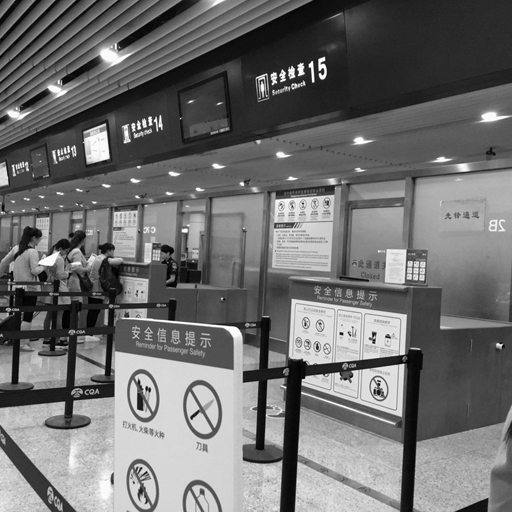
%> input picture airport.bmp, 512 x 512 px
$ octave 'Predict_one_ picture.m'   (GNU Octave 9; MATLAB toolbox functions it lacks are replaced by stand-ins)
%> lines starting %> are read from the running program, lines starting %| are printed output that depends on the picture; in (x1, y1, x2, y2) boxes, pixels count from 0 and x2, y2 are one past the last pixel; in counts of white or black regions, pixels touching at a corner belong together; the program's own positions count from 1
### GSIM.m
% Calculate the gradient similarity between two images
function mgsim=GSIM(I1,I2)
[H, W]=size(I1);
f = max(1,round(min(H,W)/256));
if(f>1)
    lpf = ones(f,f);
    lpf = lpf/sum(lpf(:));
    I1 = imfilter(I1,lpf,'symmetric','same');
    I2 = imfilter(I2,lpf,'symmetric','same');

    I1 = I1(1:f:end,1:f:end);
    I2 = I2(1:f:end,1:f:end);
end
[grad1]=func_Gm(I1);
[grad2]=func_Gm(I2);
Pm=200;
C=1e-5+Pm*max(grad1,grad2);
g_map=(2*grad1.*grad2+C)./(grad1.^2+grad2.^2+C);
mgsim=mean2(g_map);
end

### func_Gm.m
% Calculate the gradient map
function [Gm] = func_Gm(input)
G1=[0  0  0  0  0
    1  3  8  3  1
    0  0  0  0  0
   -1 -3 -8 -3 -1
    0  0  0  0  0];

G2=[0 0  1  0  0
    0 8  3  0  0
    1 3  0 -3 -1
    0 0 -3 -8  0
    0 0 -1  0  0];

G3=[0  0  1 0 0
    0  0  3 8 0
   -1 -3  0 3 1
    0 -8 -3 0 0
    0  0 -1 0 0];

G4=[0 1 0 -1 0
    0 3 0 -3 0
    0 8 0 -8 0
    0 3 0 -3 0
    0 1 0 -1 0];
[H,W]=size(input);
grad=zeros(H,W,4);
grad(:,:,1) = filter2(G1,input)/16;
grad(:,:,2) = filter2(G2,input)/16;
grad(:,:,3) = filter2(G3,input)/16;
grad(:,:,4) = filter2(G4,input)/16;
Gm = max(abs(grad),[],3);
end

### img_feature.m
% ========================================================================
%
% Inputs£º
% img1ori - the reference image (grayscale image,  0~255)
% img2ori - the encryption image (grayscale image,  0~255)
%
% Outputs:
% result: 2-dimensional vector of feature similarity between img1ori and img2ori
%
% ========================================================================
function result=img_feature(img1ori,img2ori)

% Calculate the gradient similarity between two images
SIM=GSIM(img1ori,img2ori);

% Calculate foreground and background masks based on the original image
img=im2double(img1ori);
threshold=graythresh(img1ori);
mask = img > threshold;

% Calculate bidirectional matching of sift feature points between two images
img1 = single(img1ori);
img2 = single(img2ori);
[f1,d1] = vl_sift(img1);
[f2,d2] = vl_sift(img2);
[matches1, ~] = vl_ubcmatch(d1, d2);
[matches2, ~] = vl_ubcmatch(d2, d1);
index1 = matches1(1, :);
index2 = matches2(2, :);
[intersection_indices,~,~]=intersect(index1,index2);
intersection_coordinates = f1(1:2, intersection_indices)';

% Using mask to filter the original image feature points
ori_point_x=f1(1,:);
ori_point_y=f1(2,:);
ori_is_foreground = mask(sub2ind(size(mask), round(ori_point_y),round(ori_point_x)));
ori_point_sum=sum(ori_is_foreground);
% Using mask to filter bi-directional matching feature points
is_foreground = mask(sub2ind(size(mask),round(intersection_coordinates(:, 2)),round(intersection_coordinates(:, 1))));
mate_point_sum=sum(is_foreground);
point_ratio=mate_point_sum/ori_point_sum;

result=[point_ratio,SIM];

### Predict_one_ picture.m
% Original images and the encrypted images (grayscale image,  0~255)
img1ori = imread('airport.bmp');
%> img1ori is the input picture: size 512x512 uint8; min 0, max 255, mean 110.8
img2ori = imread('airport_02_2.jpg');
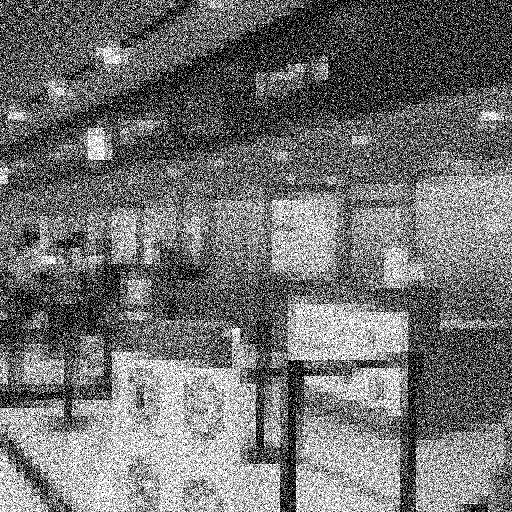
%> input picture airport_02_2.jpg, 512 x 512 px
%> img2ori is the input picture: size 512x512 uint8; min 0, max 255, mean 113.3

% The feature similarity vector was calculated
result=img_feature(img1ori,img2ori)
%> in GSIM, `I2 = I2(1:f:end,1:f:end);`:
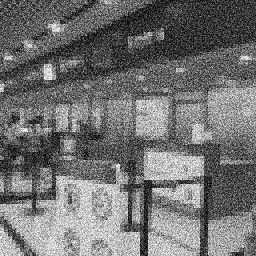
%> I2: size 256x256 uint8; min 0, max 255, mean 113.4
%> in func_Gm, `Gm = max(abs(grad),[],3);`:
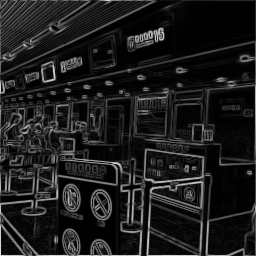
%> Gm: size 256x256 double; min 0.0625, max 230.4, mean 29.3
%> in func_Gm (call 2), `grad(:,:,4) = filter2(G4,input)/16;`:
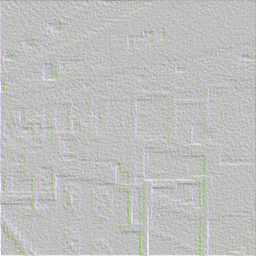
%> grad: size 256x256x4 double; mean R, G, B, A -0.3, -0.2, -0.3, 0; mean of the top-left, top-right, bottom-left and bottom-right quarters -0.9, -1, 0.2, 1; transparent parts drawn white
%> in GSIM, `C=1e-5+Pm*max(grad1,grad2);`:
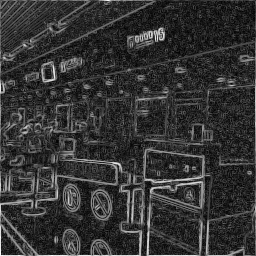
%> C: size 256x256 double; min 475, max 46362.5, mean 9870.6; drawn with min black and max white
%> in GSIM, `g_map=(2*grad1.*grad2+C)./(grad1.^2+grad2.^2+C);`:
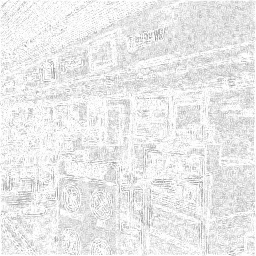
%> g_map: size 256x256 double; min 0.557, max 1, mean 0.919
%> in GSIM, `mgsim=mean2(g_map);`: mgsim = 0.919
%> in img_feature, `threshold=graythresh(img1ori);`: threshold = 0.486
%> in img_feature, `mask = img > threshold;`:
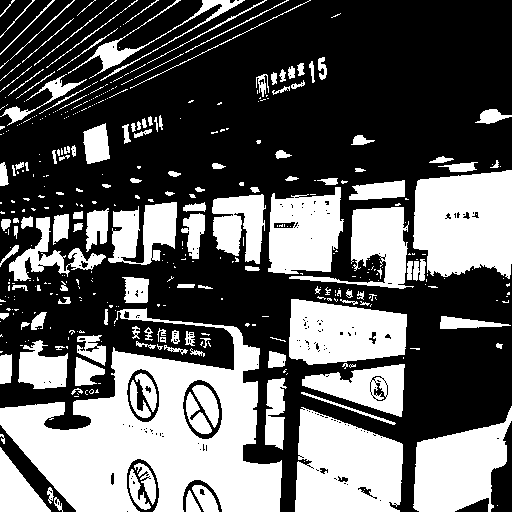
%> mask: size 512x512 logical; 38.3% white; 420 white regions (275 under 20 px), largest, box (x1, y1, x2, y2) and area: (0, 308, 282, 512) 26610, (413, 170, 512, 279) 9037, (295, 407, 403, 512) 8857
%> the run ends on the next line
